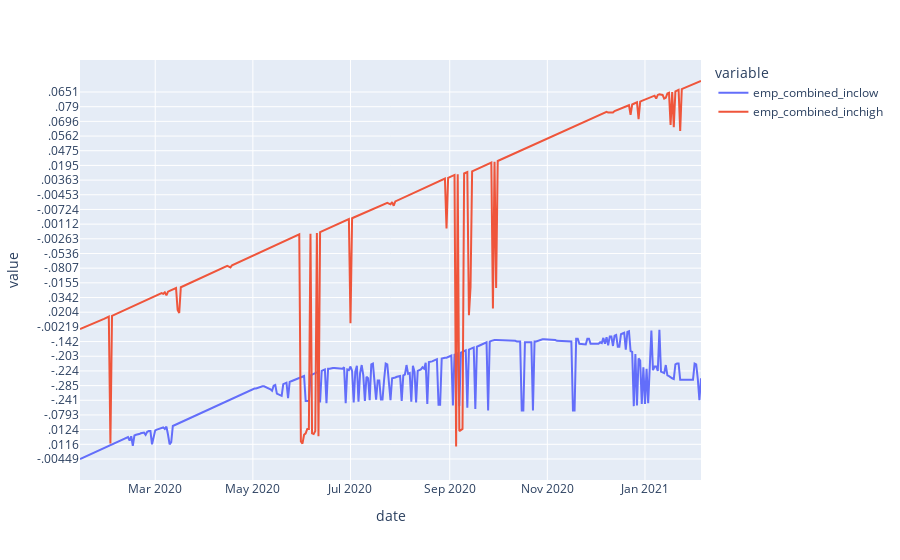

This figure's notebook cell:
### Code cell
#px.line(employ_az, x='date', y='emp_combined', labels={'x': 'Date', 'y': 'Combined Employment'})

px.line(employ_az, x='date', y=['emp_combined_inclow', 'emp_combined_inchigh'])

### Figure 1 — Plotly figure (JSON) as saved in the notebook; plotly's stock layout.template omitted (floating-point values rounded to 4 significant figures; data arrays with more than 128 entries replaced by an {"elided": "..."} marker saying what was removed)
{"data": [{"hovertemplate": "variable=emp_combined_inclow<br>date=%{x}<br>value=%{y}<extra></extra>", "legendgroup": "emp_combined_inclow", "line": {"color": "#636efa", "dash": "solid"}, "mode": "lines", "name": "emp_combined_inclow", "orientation": "v", "showlegend": true, "type": "scatter", "x": {"elided": "389 str values"}, "xaxis": "x", "y": {"elided": "389 str values"}, "yaxis": "y"}, {"hovertemplate": "variable=emp_combined_inchigh<br>date=%{x}<br>value=%{y}<extra></extra>", "legendgroup": "emp_combined_inchigh", "line": {"color": "#EF553B", "dash": "solid"}, "mode": "lines", "name": "emp_combined_inchigh", "orientation": "v", "showlegend": true, "type": "scatter", "x": {"elided": "389 str values"}, "xaxis": "x", "y": {"elided": "389 str values"}, "yaxis": "y"}], "layout": {"autosize": true, "legend": {"title": {"text": "variable"}, "tracegroupgap": 0}, "margin": {"t": 60}, "xaxis": {"anchor": "y", "autorange": true, "domain": [0, 1], "range": ["2020-01-14", "2021-02-05"], "title": {"text": "date"}, "type": "date"}, "yaxis": {"anchor": "x", "autorange": true, "domain": [0, 1], "range": [-28.61, 543.6], "title": {"text": "value"}, "type": "category"}}}
